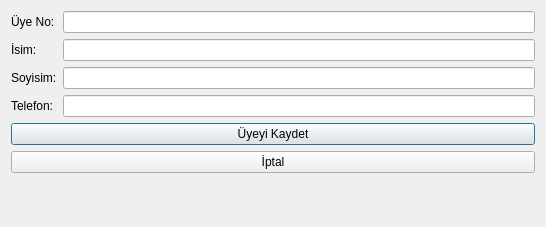
<?xml version="1.0" encoding="UTF-8"?>
<ui version="4.0">
 <class>UyeEkleDialog</class>
 <widget class="QDialog" name="UyeEkleDialog">
  <property name="geometry">
   <rect>
    <x>0</x>
    <y>0</y>
    <width>546</width>
    <height>227</height>
   </rect>
  </property>
  <property name="windowTitle">
   <string>Dialog</string>
  </property>
  <layout class="QFormLayout" name="formLayout">
   <item row="0" column="0">
    <widget class="QLabel" name="label">
     <property name="text">
      <string>Üye No:</string>
     </property>
    </widget>
   </item>
   <item row="0" column="1">
    <widget class="QLineEdit" name="txtUyeNo"/>
   </item>
   <item row="1" column="0">
    <widget class="QLabel" name="label_2">
     <property name="text">
      <string>İsim:</string>
     </property>
    </widget>
   </item>
   <item row="1" column="1">
    <widget class="QLineEdit" name="txtIsim"/>
   </item>
   <item row="2" column="0">
    <widget class="QLabel" name="label_3">
     <property name="text">
      <string>Soyisim:</string>
     </property>
    </widget>
   </item>
   <item row="2" column="1">
    <widget class="QLineEdit" name="txtSoyisim"/>
   </item>
   <item row="3" column="0">
    <widget class="QLabel" name="label_4">
     <property name="text">
      <string>Telefon:</string>
     </property>
    </widget>
   </item>
   <item row="3" column="1">
    <widget class="QLineEdit" name="txtTelefon"/>
   </item>
   <item row="4" column="0" colspan="2">
    <widget class="QPushButton" name="btnKaydet">
     <property name="text">
      <string>Üyeyi Kaydet</string>
     </property>
    </widget>
   </item>
   <item row="5" column="0" colspan="2">
    <widget class="QPushButton" name="btnIptal">
     <property name="text">
      <string>İptal</string>
     </property>
    </widget>
   </item>
  </layout>
 </widget>
 <resources/>
 <connections/>
</ui>
